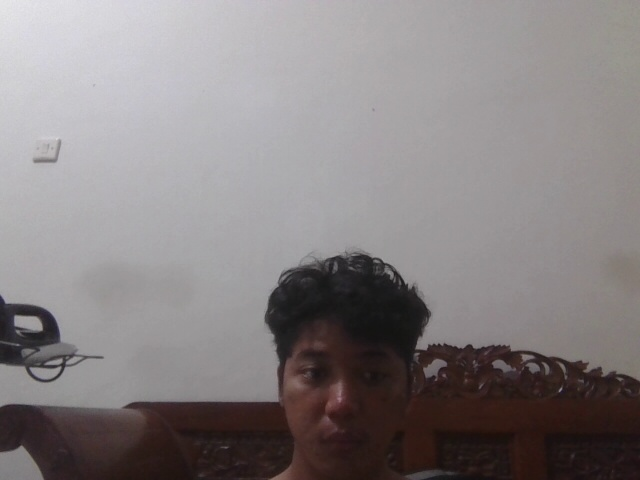
#> input picture frame/gambar_16_19_02_2026_10.jpg, 640 x 480 px, given in place of the camera
$ python object_detection_CLAHE.py
#> lines starting #> are read from the running program, lines starting #| are printed output that depends on the picture; after the words box and inside, x2 and y2 are one past the last pixel; in counts of white or black regions, pixels touching at a corner belong together
import cv2
import numpy as np

cap = cv2.VideoCapture(1)  # 0 = kamera default

if not cap.isOpened():
    print("Kamera tidak terbuka")
    exit()

clahe = cv2.createCLAHE(clipLimit=2.0, tileGridSize=(8, 8))
kernel = cv2.getStructuringElement(cv2.MORPH_RECT, (3,3))

def side_length(p1, p2):
    return np.linalg.norm(p1 - p2)

def angle_between(v1, v2):
    cosang = np.dot(v1, v2) / (np.linalg.norm(v1) * np.linalg.norm(v2))
    cosang = np.clip(cosang, -1.0, 1.0)
    return np.degrees(np.arccos(cosang))

while True:
    ret, frame = cap.read()
#> frame is the input picture: shape (480, 640, 3); mean B, G, R 129.9, 129.1, 134.6
    if not ret:
        break

    cv2.imshow('Original Image', frame)

    gray = cv2.cvtColor(frame, cv2.COLOR_BGR2GRAY)

    gray_eq = clahe.apply(gray)
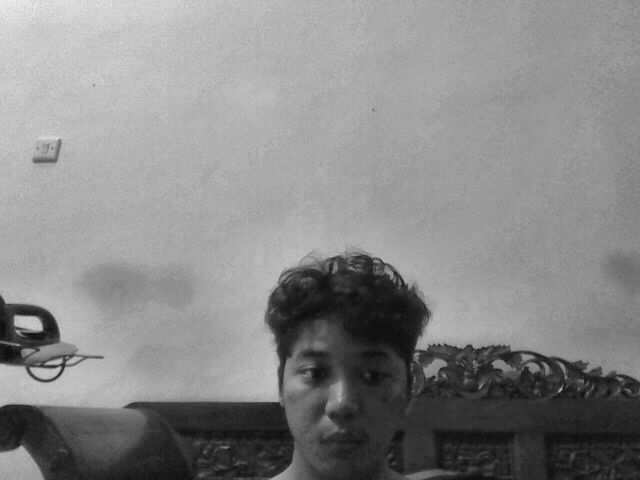
#> gray_eq: shape (480, 640); min 12, max 237, mean 136

    blur = cv2.GaussianBlur(gray_eq, (5, 5), 0)

    median_value = np.median(blur)
#> median_value = 157

    lower = int(max(0, 0.7 * median_value))
#> lower = 109
    upper = int(min(255, 1.4 * median_value))
#> upper = 219

    edges = cv2.Canny(blur, lower, upper)
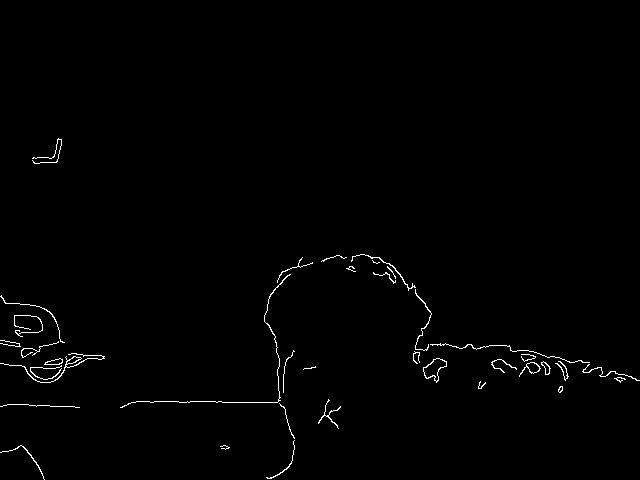
#> edges: shape (480, 640); 0.86% white in thin lines or dots, all inside (x1, y1, x2, y2) = (0, 138, 640, 480)
    cv2.imshow('Canny Edges', edges)

    edges = cv2.morphologyEx(edges, cv2.MORPH_CLOSE, kernel, iterations=2)
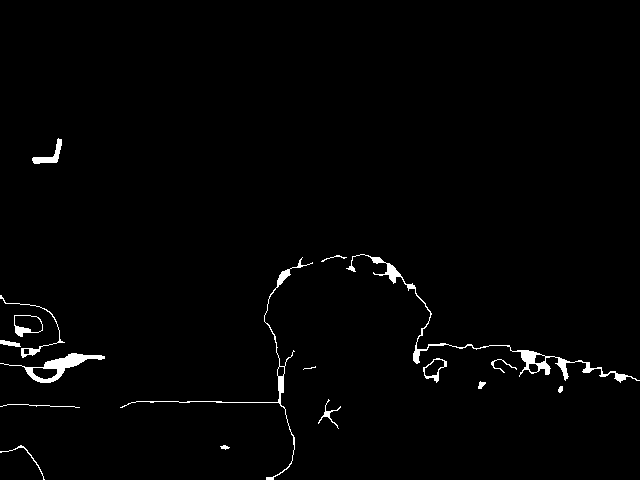
#> edges: shape (480, 640); 1.4% white; 17 white regions (1 under 20 px)

    contours, _ = cv2.findContours(
        edges,
        cv2.RETR_EXTERNAL,
        cv2.CHAIN_APPROX_SIMPLE
    )
#> contours = 17 contours, 5 with area under 20; largest, box (x1, y1, x2, y2) and area: (346, 254, 640, 383) 1136, (0, 353, 105, 383) 874, (14, 315, 43, 337) 455, (120, 257, 313, 480) 358, (423, 358, 447, 383) 294

    for cnt in contours:
        peri = cv2.arcLength(cnt, True)
        approx = cv2.approxPolyDP(cnt, 0.02 * peri, True)

        if len(approx) != 4:
            continue

        area = cv2.contourArea(approx)
        frame_ratio = frame.shape[0] * frame.shape[1]
        area_ratio = area / frame_ratio

        if area_ratio < 0.00005:  # filter area yang terlalu kecil
            continue

        pts = approx.reshape(4, 2)

        # hitung panjang sisi

        sides = [
            side_length(pts[0], pts[1]),
            side_length(pts[1], pts[2]),
            side_length(pts[2], pts[3]),
            side_length(pts[3], pts[0])
        ]

        longest = max(sides)
        shortest = min(sides)

        aspect_ratio = longest / shortest

        if aspect_ratio > 6:
            continue

        pts = approx.reshape(4, 2)

        right_angles = True

        for i in range(4):
            p_prev = pts[i - 1]
            p_curr = pts[i]
            p_next = pts[(i + 1) % 4]

            v1 = p_prev - p_curr
            v2 = p_next - p_curr

            angle = angle_between(v1, v2)

            if angle < 80 or angle > 100:
                right_angles = False
                break

        if not right_angles:
            continue

        cv2.drawContours(frame, [approx], -1, (0, 255, 0), 3)

        x, y = approx[0][0]
        cv2.putText(
            frame,
            "SEGI EMPAT",
            (x, y - 10),
            cv2.FONT_HERSHEY_SIMPLEX,
            0.6,
            (0, 255, 0),
            2
        )
#> this loop made 17 passes
#> peri on passes 1, 4, 5, 6, 7, 8, 9, 10, 12, 13, 14, 15: 21.9, 122.7, 17.07, 23.9, 27.07, 95.74, 82.53, 243.8, 89.8, 290.4, 954.3, 56.63
#> (peri, area, frame_ratio, area_ratio, sides, longest, shortest) on pass 2: (135, 22, 307200, 7.16e-05, [23.35, 38.28, 39.12, 23.54], 39.12, 23.35)

    cv2.imshow("Edges Final", edges)
    cv2.imshow("Deteksi Segi Empat", frame)

    if cv2.waitKey(1) & 0xFF == 27:  # ESC
#> (key Esc is pressed here)
        break

cap.release()
cv2.destroyAllWindows()
